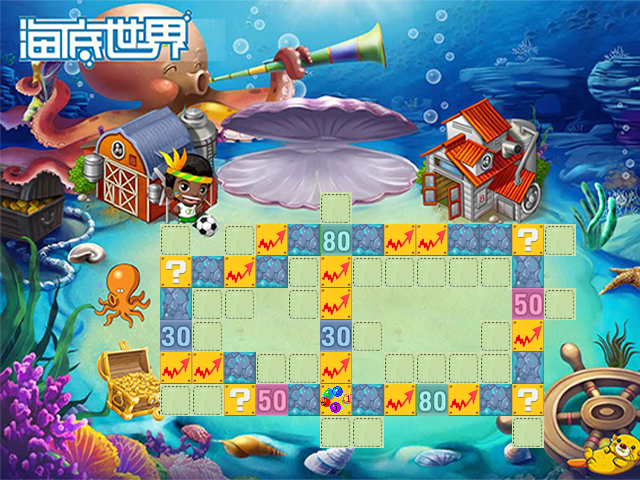

This game map was drawn from its Tiled (.tmx) file and the tilesets committed beside it. A one-line description and the trimmed map source follow:
An orthogonal 20x15 tile map with 32x32 px tiles, 3 tile layers (ground, way, land).

<map version="1.0" orientation="orthogonal" width="20" height="15" tilewidth="32" tileheight="32">
 <tileset firstgid="1" name="sea" tilewidth="32" tileheight="32">
  <image source="sea.png" width="650" height="512" />
 </tileset>
 <layer name="ground" width="20" height="15">
  <data>[300 cells, 300 non-empty, 300 distinct tile ids]</data>
 </layer>
 <layer name="way" width="20" height="15">
  <data>[300 cells, 36 non-empty, 8 distinct tile ids]</data>
 </layer>
 <layer name="land" width="20" height="15">
  <data>[300 cells, 28 non-empty, 1 distinct tile ids]</data>
 </layer>
</map>
